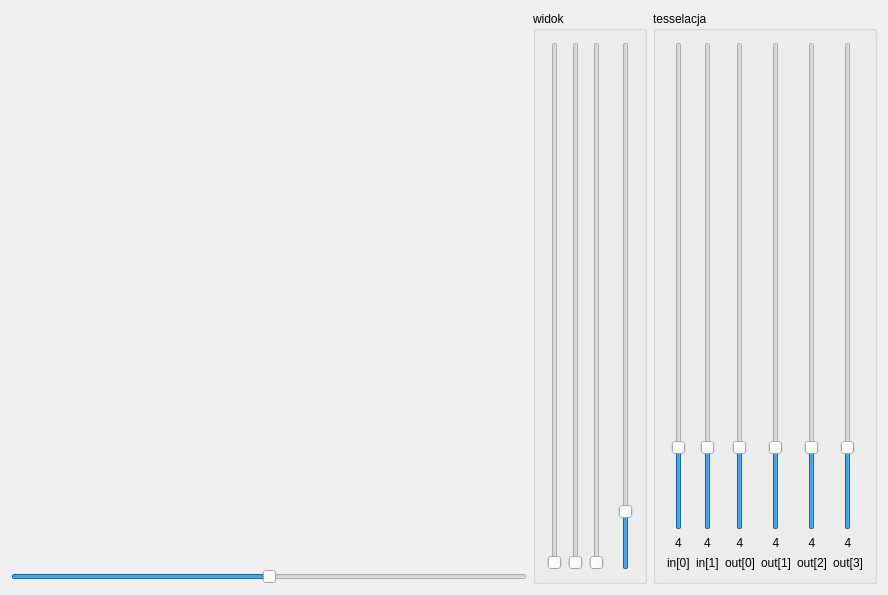
<?xml version="1.0" encoding="UTF-8"?>
<ui version="4.0">
 <class>MainWindow</class>
 <widget class="QMainWindow" name="MainWindow">
  <property name="geometry">
   <rect>
    <x>0</x>
    <y>0</y>
    <width>888</width>
    <height>595</height>
   </rect>
  </property>
  <property name="windowTitle">
   <string>MainWindow</string>
  </property>
  <widget class="QWidget" name="centralWidget">
   <layout class="QGridLayout" name="gridLayout">
    <item row="0" column="0">
     <widget class="WidgetOpenGL" name="widgetOpenGL" native="true">
      <property name="minimumSize">
       <size>
        <width>200</width>
        <height>200</height>
       </size>
      </property>
     </widget>
    </item>
    <item row="1" column="0">
     <widget class="QSlider" name="horizontalSliderBender">
      <property name="maximum">
       <number>200</number>
      </property>
      <property name="value">
       <number>100</number>
      </property>
      <property name="orientation">
       <enum>Qt::Horizontal</enum>
      </property>
     </widget>
    </item>
    <item row="0" column="1" rowspan="2">
     <widget class="QGroupBox" name="groupBoxView">
      <property name="sizePolicy">
       <sizepolicy hsizetype="Maximum" vsizetype="Preferred">
        <horstretch>0</horstretch>
        <verstretch>0</verstretch>
       </sizepolicy>
      </property>
      <property name="title">
       <string>widok</string>
      </property>
      <layout class="QHBoxLayout" name="horizontalLayout">
       <item>
        <widget class="QSlider" name="verticalSliderRotX">
         <property name="maximum">
          <number>3600</number>
         </property>
         <property name="orientation">
          <enum>Qt::Vertical</enum>
         </property>
        </widget>
       </item>
       <item>
        <widget class="QSlider" name="verticalSliderRotZ">
         <property name="maximum">
          <number>3600</number>
         </property>
         <property name="orientation">
          <enum>Qt::Vertical</enum>
         </property>
        </widget>
       </item>
       <item>
        <widget class="QSlider" name="verticalSliderRotY">
         <property name="maximum">
          <number>3600</number>
         </property>
         <property name="orientation">
          <enum>Qt::Vertical</enum>
         </property>
        </widget>
       </item>
       <item>
        <spacer name="horizontalSpacer">
         <property name="orientation">
          <enum>Qt::Horizontal</enum>
         </property>
         <property name="sizeType">
          <enum>QSizePolicy::Fixed</enum>
         </property>
         <property name="sizeHint" stdset="0">
          <size>
           <width>8</width>
           <height>20</height>
          </size>
         </property>
        </spacer>
       </item>
       <item>
        <widget class="QSlider" name="verticalSliderZoom">
         <property name="maximum">
          <number>1000</number>
         </property>
         <property name="value">
          <number>100</number>
         </property>
         <property name="orientation">
          <enum>Qt::Vertical</enum>
         </property>
        </widget>
       </item>
      </layout>
     </widget>
    </item>
    <item row="0" column="2" rowspan="2">
     <widget class="QGroupBox" name="groupBoxTess">
      <property name="sizePolicy">
       <sizepolicy hsizetype="Maximum" vsizetype="Preferred">
        <horstretch>0</horstretch>
        <verstretch>0</verstretch>
       </sizepolicy>
      </property>
      <property name="title">
       <string>tesselacja</string>
      </property>
      <layout class="QGridLayout" name="gridLayout_2">
       <item row="0" column="1">
        <widget class="QSlider" name="verticalSliderInner1">
         <property name="sizePolicy">
          <sizepolicy hsizetype="Expanding" vsizetype="Expanding">
           <horstretch>0</horstretch>
           <verstretch>0</verstretch>
          </sizepolicy>
         </property>
         <property name="minimum">
          <number>1</number>
         </property>
         <property name="maximum">
          <number>20</number>
         </property>
         <property name="value">
          <number>4</number>
         </property>
         <property name="orientation">
          <enum>Qt::Vertical</enum>
         </property>
        </widget>
       </item>
       <item row="1" column="0">
        <widget class="QLabel" name="label">
         <property name="sizePolicy">
          <sizepolicy hsizetype="Expanding" vsizetype="Preferred">
           <horstretch>0</horstretch>
           <verstretch>0</verstretch>
          </sizepolicy>
         </property>
         <property name="text">
          <string>4</string>
         </property>
         <property name="alignment">
          <set>Qt::AlignCenter</set>
         </property>
        </widget>
       </item>
       <item row="2" column="0">
        <widget class="QLabel" name="label_5">
         <property name="text">
          <string>in[0]</string>
         </property>
        </widget>
       </item>
       <item row="0" column="3">
        <widget class="QSlider" name="verticalSliderOuter1">
         <property name="sizePolicy">
          <sizepolicy hsizetype="Expanding" vsizetype="Expanding">
           <horstretch>0</horstretch>
           <verstretch>0</verstretch>
          </sizepolicy>
         </property>
         <property name="minimum">
          <number>1</number>
         </property>
         <property name="maximum">
          <number>20</number>
         </property>
         <property name="value">
          <number>4</number>
         </property>
         <property name="orientation">
          <enum>Qt::Vertical</enum>
         </property>
        </widget>
       </item>
       <item row="2" column="2">
        <widget class="QLabel" name="label_6">
         <property name="text">
          <string>out[0]</string>
         </property>
        </widget>
       </item>
       <item row="1" column="2">
        <widget class="QLabel" name="label_2">
         <property name="sizePolicy">
          <sizepolicy hsizetype="Expanding" vsizetype="Preferred">
           <horstretch>0</horstretch>
           <verstretch>0</verstretch>
          </sizepolicy>
         </property>
         <property name="text">
          <string>4</string>
         </property>
         <property name="alignment">
          <set>Qt::AlignCenter</set>
         </property>
        </widget>
       </item>
       <item row="1" column="3">
        <widget class="QLabel" name="label_3">
         <property name="sizePolicy">
          <sizepolicy hsizetype="Expanding" vsizetype="Preferred">
           <horstretch>0</horstretch>
           <verstretch>0</verstretch>
          </sizepolicy>
         </property>
         <property name="text">
          <string>4</string>
         </property>
         <property name="alignment">
          <set>Qt::AlignCenter</set>
         </property>
        </widget>
       </item>
       <item row="0" column="2">
        <widget class="QSlider" name="verticalSliderOuter0">
         <property name="sizePolicy">
          <sizepolicy hsizetype="Expanding" vsizetype="Expanding">
           <horstretch>0</horstretch>
           <verstretch>0</verstretch>
          </sizepolicy>
         </property>
         <property name="minimum">
          <number>1</number>
         </property>
         <property name="maximum">
          <number>20</number>
         </property>
         <property name="value">
          <number>4</number>
         </property>
         <property name="orientation">
          <enum>Qt::Vertical</enum>
         </property>
        </widget>
       </item>
       <item row="0" column="0">
        <widget class="QSlider" name="verticalSliderInner0">
         <property name="sizePolicy">
          <sizepolicy hsizetype="Expanding" vsizetype="Expanding">
           <horstretch>0</horstretch>
           <verstretch>0</verstretch>
          </sizepolicy>
         </property>
         <property name="minimum">
          <number>1</number>
         </property>
         <property name="maximum">
          <number>20</number>
         </property>
         <property name="value">
          <number>4</number>
         </property>
         <property name="orientation">
          <enum>Qt::Vertical</enum>
         </property>
        </widget>
       </item>
       <item row="2" column="3">
        <widget class="QLabel" name="label_7">
         <property name="text">
          <string>out[1]</string>
         </property>
        </widget>
       </item>
       <item row="0" column="4">
        <widget class="QSlider" name="verticalSliderOuter2">
         <property name="sizePolicy">
          <sizepolicy hsizetype="Expanding" vsizetype="Expanding">
           <horstretch>0</horstretch>
           <verstretch>0</verstretch>
          </sizepolicy>
         </property>
         <property name="minimum">
          <number>1</number>
         </property>
         <property name="maximum">
          <number>20</number>
         </property>
         <property name="value">
          <number>4</number>
         </property>
         <property name="orientation">
          <enum>Qt::Vertical</enum>
         </property>
        </widget>
       </item>
       <item row="2" column="4">
        <widget class="QLabel" name="label_8">
         <property name="text">
          <string>out[2]</string>
         </property>
        </widget>
       </item>
       <item row="1" column="4">
        <widget class="QLabel" name="label_4">
         <property name="sizePolicy">
          <sizepolicy hsizetype="Expanding" vsizetype="Preferred">
           <horstretch>0</horstretch>
           <verstretch>0</verstretch>
          </sizepolicy>
         </property>
         <property name="text">
          <string>4</string>
         </property>
         <property name="alignment">
          <set>Qt::AlignCenter</set>
         </property>
        </widget>
       </item>
       <item row="0" column="5">
        <widget class="QSlider" name="verticalSliderOuter3">
         <property name="sizePolicy">
          <sizepolicy hsizetype="Expanding" vsizetype="Expanding">
           <horstretch>0</horstretch>
           <verstretch>0</verstretch>
          </sizepolicy>
         </property>
         <property name="minimum">
          <number>1</number>
         </property>
         <property name="maximum">
          <number>20</number>
         </property>
         <property name="value">
          <number>4</number>
         </property>
         <property name="orientation">
          <enum>Qt::Vertical</enum>
         </property>
        </widget>
       </item>
       <item row="1" column="1">
        <widget class="QLabel" name="label_9">
         <property name="text">
          <string>4</string>
         </property>
         <property name="alignment">
          <set>Qt::AlignCenter</set>
         </property>
        </widget>
       </item>
       <item row="2" column="1">
        <widget class="QLabel" name="label_10">
         <property name="text">
          <string>in[1]</string>
         </property>
        </widget>
       </item>
       <item row="1" column="5">
        <widget class="QLabel" name="label_11">
         <property name="text">
          <string>4</string>
         </property>
         <property name="alignment">
          <set>Qt::AlignCenter</set>
         </property>
        </widget>
       </item>
       <item row="2" column="5">
        <widget class="QLabel" name="label_12">
         <property name="text">
          <string>out[3]</string>
         </property>
        </widget>
       </item>
      </layout>
     </widget>
    </item>
   </layout>
  </widget>
  <widget class="QMenuBar" name="menuBar">
   <property name="geometry">
    <rect>
     <x>0</x>
     <y>0</y>
     <width>888</width>
     <height>29</height>
    </rect>
   </property>
  </widget>
 </widget>
 <layoutdefault spacing="6" margin="11"/>
 <customwidgets>
  <customwidget>
   <class>WidgetOpenGL</class>
   <extends>QWidget</extends>
   <header location="global">widgetopengl.h</header>
   <container>1</container>
   <slots>
    <slot>v_transform()</slot>
   </slots>
  </customwidget>
 </customwidgets>
 <resources/>
 <connections>
  <connection>
   <sender>verticalSliderInner0</sender>
   <signal>valueChanged(int)</signal>
   <receiver>label</receiver>
   <slot>setNum(int)</slot>
   <hints>
    <hint type="sourcelabel">
     <x>696</x>
     <y>537</y>
    </hint>
    <hint type="destinationlabel">
     <x>696</x>
     <y>556</y>
    </hint>
   </hints>
  </connection>
  <connection>
   <sender>verticalSliderOuter0</sender>
   <signal>valueChanged(int)</signal>
   <receiver>label_2</receiver>
   <slot>setNum(int)</slot>
   <hints>
    <hint type="sourcelabel">
     <x>760</x>
     <y>537</y>
    </hint>
    <hint type="destinationlabel">
     <x>760</x>
     <y>556</y>
    </hint>
   </hints>
  </connection>
  <connection>
   <sender>verticalSliderOuter1</sender>
   <signal>valueChanged(int)</signal>
   <receiver>label_3</receiver>
   <slot>setNum(int)</slot>
   <hints>
    <hint type="sourcelabel">
     <x>796</x>
     <y>537</y>
    </hint>
    <hint type="destinationlabel">
     <x>796</x>
     <y>556</y>
    </hint>
   </hints>
  </connection>
  <connection>
   <sender>verticalSliderOuter2</sender>
   <signal>valueChanged(int)</signal>
   <receiver>label_4</receiver>
   <slot>setNum(int)</slot>
   <hints>
    <hint type="sourcelabel">
     <x>832</x>
     <y>537</y>
    </hint>
    <hint type="destinationlabel">
     <x>832</x>
     <y>556</y>
    </hint>
   </hints>
  </connection>
  <connection>
   <sender>verticalSliderInner1</sender>
   <signal>valueChanged(int)</signal>
   <receiver>label_9</receiver>
   <slot>setNum(int)</slot>
   <hints>
    <hint type="sourcelabel">
     <x>714</x>
     <y>520</y>
    </hint>
    <hint type="destinationlabel">
     <x>717</x>
     <y>550</y>
    </hint>
   </hints>
  </connection>
  <connection>
   <sender>verticalSliderOuter3</sender>
   <signal>valueChanged(int)</signal>
   <receiver>label_11</receiver>
   <slot>setNum(int)</slot>
   <hints>
    <hint type="sourcelabel">
     <x>851</x>
     <y>529</y>
    </hint>
    <hint type="destinationlabel">
     <x>854</x>
     <y>554</y>
    </hint>
   </hints>
  </connection>
 </connections>
</ui>
